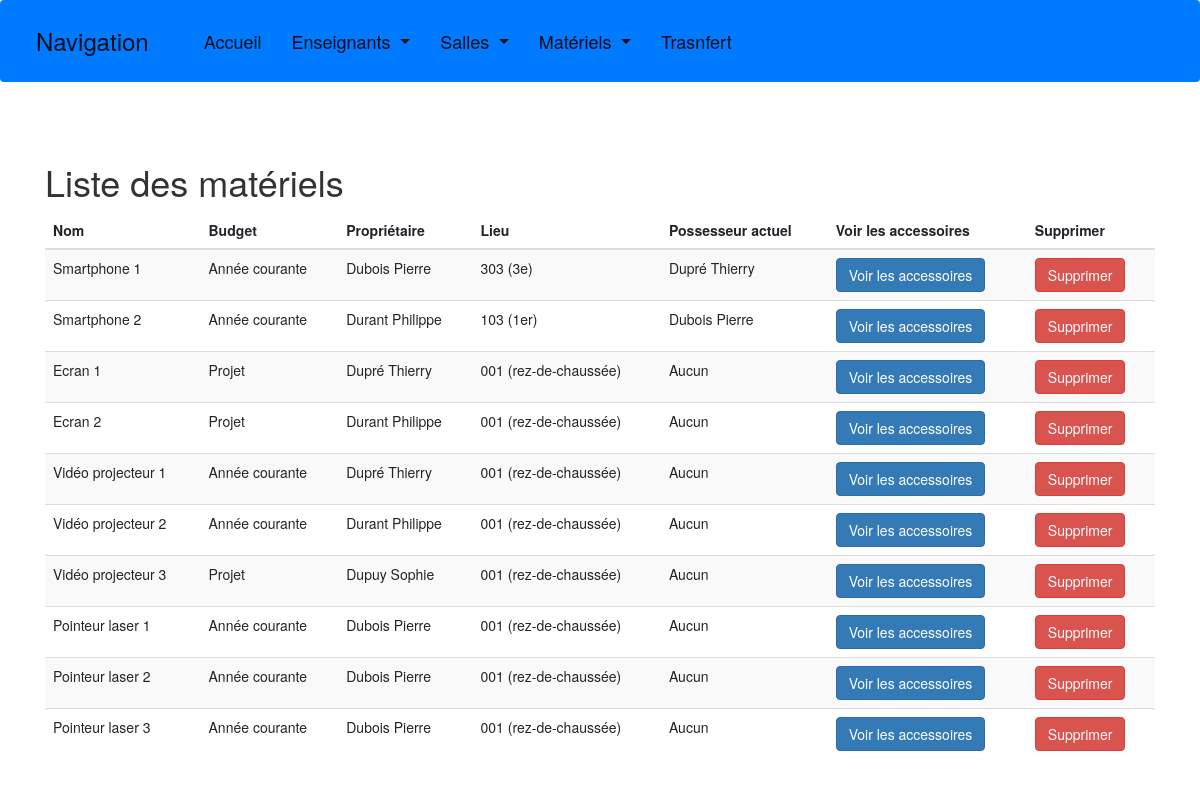
/materiel/liste_materiels, run on the app's committed database.
### gestion_materiel/models.py (models this page shows, shortened)
class Materiel(models.Model):
    nom = models.CharField(
        max_length=100,
        blank=False,
        null=True,
        default=''
    )
    budget = models.CharField(
        max_length=100,
        blank=False,
        null=True,
        default=''
    )
    proprietaire = models.ForeignKey(
        Enseignant,
        on_delete=models.CASCADE,
        null=True,
        related_name='materiels_possedes'
    )
    lieu = models.ForeignKey(
        Salle,
        on_delete=models.CASCADE,
        null=True
    )
    possesseur = models.ForeignKey(
        Enseignant,
        on_delete=models.CASCADE,
        null=True,
        blank=True,
        related_name='materiels_en_possession'
    )

class Enseignant(models.Model):
    nom = models.CharField(
        max_length=50,
        blank=False,
        null=True,
        default='aucun'
    )
    prenom = models.CharField(
        max_length=50,
        blank=False,
        null=True,
        default='aucun'
    )

class Salle(models.Model):
    nom = models.CharField(
        max_length=50,
        blank=False,
        null=True,
        default='aucun'
    )
    etage = models.CharField(
        max_length=50,
        blank=False,
        null=True,
        default='aucun'
    )

### gestion_materiel/views.py (the view)
# urls.py: path('materiel/liste_materiels', liste_materiels, name='liste_materiels'),
def liste_materiels(request):
    materiels = Materiel.objects.all()
    return render(request, 'gestion_materiel/materiel/liste_materiels.html', {'materiels': materiels})

### gestion_materiel/templates/gestion_materiel/materiel/liste_materiels.html (shortened to what this page needs)
<!DOCTYPE html>
<html>
<head>
</head>
<body>
    {% include 'gestion_materiel/includes/entete.html' %}
    <div class="container">
        <h1>Liste des matériels</h1>
        <table class="table table-striped">
            <thead>
                <tr>
                    <th>Nom</th>
                    <th>Budget</th>
                    <th>Propriétaire</th>
                    <th>Lieu</th>
                    <th>Possesseur actuel</th>
                    <th>Voir les accessoires</th>
                    <th>Supprimer</th>
                </tr>
            </thead>
            <tbody>
                {% for materiel in materiels %}
                    <tr>
                        <td>{{ materiel.nom }}</td>
                        <td>{{ materiel.budget }}</td>
                        <td>{{ materiel.proprietaire.nom }} {{ materiel.proprietaire.prenom }}</td>
                        <td>{{ materiel.lieu.nom }} ({{ materiel.lieu.etage }})</td>
                        <td>
                            {% if materiel.possesseur %}
                                {{ materiel.possesseur.nom }} {{ materiel.possesseur.prenom }}
                            {% else %}
                                Aucun
                            {% endif %}
                        </td>
                        <td>
                            <a href="{% url 'liste_accessoires' materiel.id %}" class="btn btn-primary">Voir les accessoires</a>
                        </td>
                        <td>
                            <form method="post" action="{% url 'supprimer_materiel' materiel.id %}">
                                <button type="submit" class="btn btn-danger">Supprimer</button>
                            </form>
                        </td>
                    </tr>
                {% empty %}
                    <tr>
                        <td colspan="7">Aucun matériel trouvé.</td>
                    </tr>
                {% endfor %}
            </tbody>
        </table>
    </div>
</body>
</html>

### data on the page
Materiel: nom "Smartphone 1", budget "Année courante", proprietaire.nom "Dubois", proprietaire.prenom "Pierre", lieu.nom "303", lieu.etage "3e", possesseur.nom "Dupré", possesseur.prenom "Thierry"
Materiel: nom "Smartphone 2", budget "Année courante", proprietaire.nom "Durant", proprietaire.prenom "Philippe", lieu.nom "103", lieu.etage "1er", possesseur.nom "Dubois", possesseur.prenom "Pierre"
Materiel: nom "Ecran 1", budget "Projet", proprietaire.nom "Dupré", proprietaire.prenom "Thierry", lieu.nom "001", lieu.etage "rez-de-chaussée", shows "Aucun"
Materiel: nom "Ecran 2", budget "Projet", proprietaire.nom "Durant", proprietaire.prenom "Philippe", lieu.nom "001", lieu.etage "rez-de-chaussée", shows "Aucun"
Materiel: nom "Vidéo projecteur 1", budget "Année courante", proprietaire.nom "Dupré", proprietaire.prenom "Thierry", lieu.nom "001", lieu.etage "rez-de-chaussée", shows "Aucun"
Materiel: nom "Vidéo projecteur 2", budget "Année courante", proprietaire.nom "Durant", proprietaire.prenom "Philippe", lieu.nom "001", lieu.etage "rez-de-chaussée", shows "Aucun"
Materiel: nom "Vidéo projecteur 3", budget "Projet", proprietaire.nom "Dupuy", proprietaire.prenom "Sophie", lieu.nom "001", lieu.etage "rez-de-chaussée", shows "Aucun"
Materiel: nom "Pointeur laser 1", budget "Année courante", proprietaire.nom "Dubois", proprietaire.prenom "Pierre", lieu.nom "001", lieu.etage "rez-de-chaussée", shows "Aucun"
Materiel: nom "Pointeur laser 2", budget "Année courante", proprietaire.nom "Dubois", proprietaire.prenom "Pierre", lieu.nom "001", lieu.etage "rez-de-chaussée", shows "Aucun"
Materiel: nom "Pointeur laser 3", budget "Année courante", proprietaire.nom "Dubois", proprietaire.prenom "Pierre", lieu.nom "001", lieu.etage "rez-de-chaussée", shows "Aucun"
